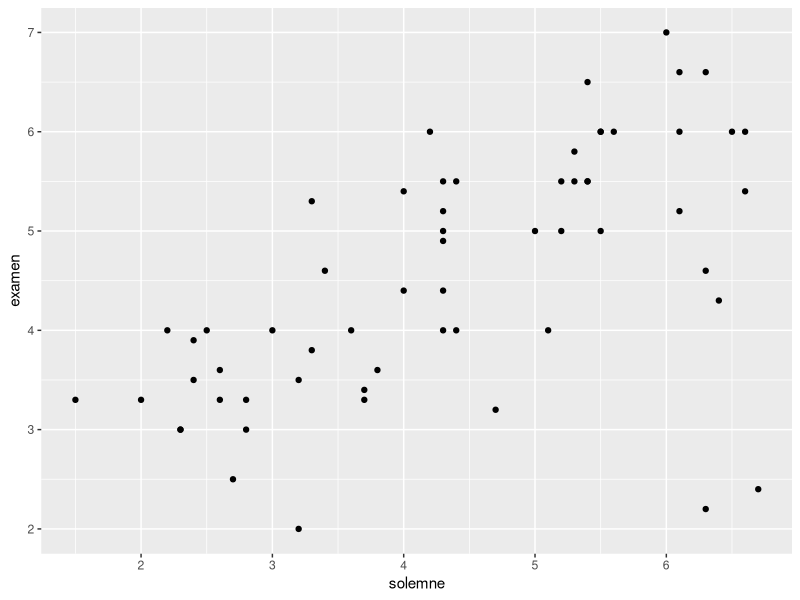
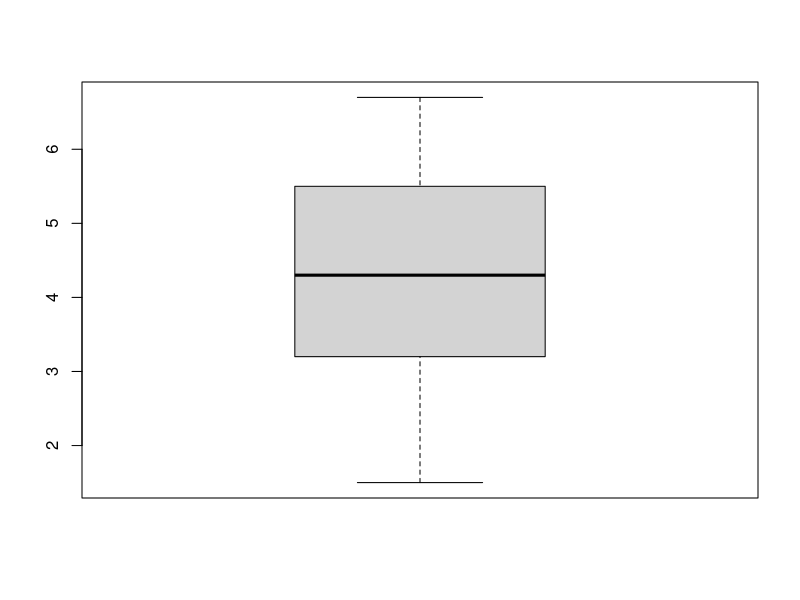
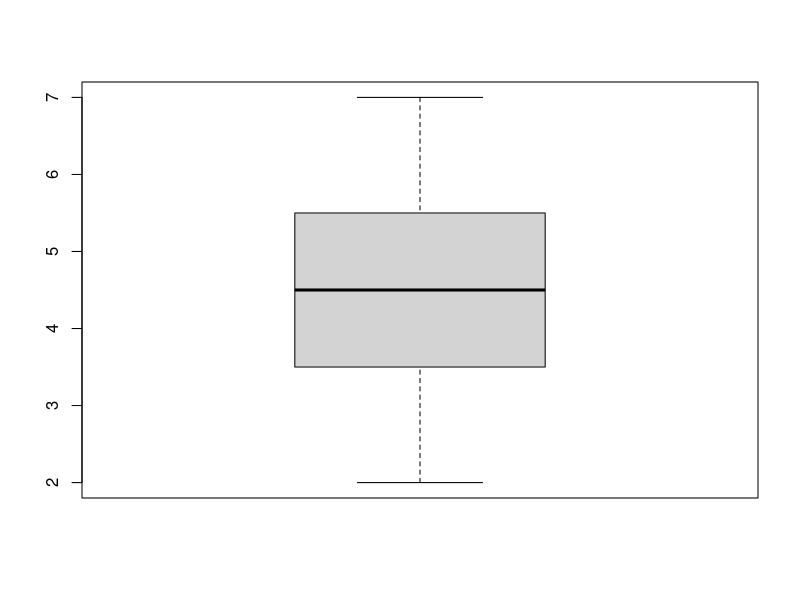

Reproduce these figures in R, in order.
library(readxl)
library(ggplot2)
library(dplyr)
library(dplyr)
# View(a)

#' 1) Use la funcion read_excel para importar la base de datos "nombres60.xlsx" 
#'    guarde el tibble resultante un objeto de nombre "notas"

notas <- read_excel("nombres60.xlsx")


# 2) Cree un diagrama de dispersión, con las notas de la prueba
# solemne en el eje horizontal y las del examen en el eje vertical
# Puede usar los grafico de base o los de ggplot2 

ggplot(data=notas)+geom_point(aes(x=solemne,y=examen))

# 3) Cree dos diagramas boxplot: uno para las notas de la solemne
# y otro para las notas del examen
# Puede usar los grafico de base o los de ggplot2 

boxplot(notas$solemne)
boxplot(notas$examen)


# 4) Compute la media de las notas de la  prueba solemne y 
# la desviacion estándar de las notas de examen 
mean(notas$solemne) 
sd(notas$examen) 

# 5) Compute los quantiles 0.25 y 0.75 de las notas del examen
quantile(notas$examen,.25)  
quantile(notas$examen, .75) 

# 6) Cree una nueva tibble que contenga unicamente las observaciones
# de las personas que obtuvieron un 4 o más en el examen
a <- filter(notas, examen>=4)


# 7) Compute la proporcion de gente que obtuvo un azul en el examen

#gente que saco azul = 40
#total gente =60
## proporcion=40/60, osea 2/3 de los estudiantes saco una azul en el examen.

# 8) Suponga que tiene una población de 10.000 observaciones provemientes
# de una distribución exponencial con valor esperado igual a 1. Suponga que 
# de esta poblacion extraemos muestras de tamaño igual a 25 observaciones. 
# Cree un histograma de las medias muestrales y calcule la desviación 
# estándar de las medias muestrales. Utilice 500 muestras para el histograma y
# el  cálculo de la desviación estándar de la media muestral.

n <- 25
muestra <- 10000 
set.seed(12345)
poblacion <- rexp(10000, rate = 1)

vector_con_medias <- vector(mode = "numeric", length = muestra)

for (i in 1:muestra) {
  esta_muestra <- sample(poblacion, size = n)
  media_muestral <- mean(esta_muestra)
  
vector_con_medias[i] <- media_muestral
}

sd(vector_con_medias)


# 9) Repita el ejercicio anterior, pero esta vez tome muestras de tamaño igual 250.
# Es ahora la desviación estándar de la media muestral  mayor o menor 
# a la del ejercicio anterior?

n <- 250
muestra <- 10000 
set.seed(12345)
poblacion <- rexp(10000, rate = 1)

vector_con_medias <- vector(mode = "numeric", length = muestra)

for (i in 1:muestra) {
  esta_muestra <- sample(poblacion, size = n)
  media_muestral <- mean(esta_muestra)
  
  vector_con_medias[i] <- media_muestral
}

sd(vector_con_medias)
#asi la desviaciuon estandar es mayor cuando las muestra es de 25, sd(25)= 0.2005679,
#en cambien la sd(250)=0.06265895.
#lo cual tiene logica ya que una mayor muestra generara valores mas precisos es decir
#con menor error